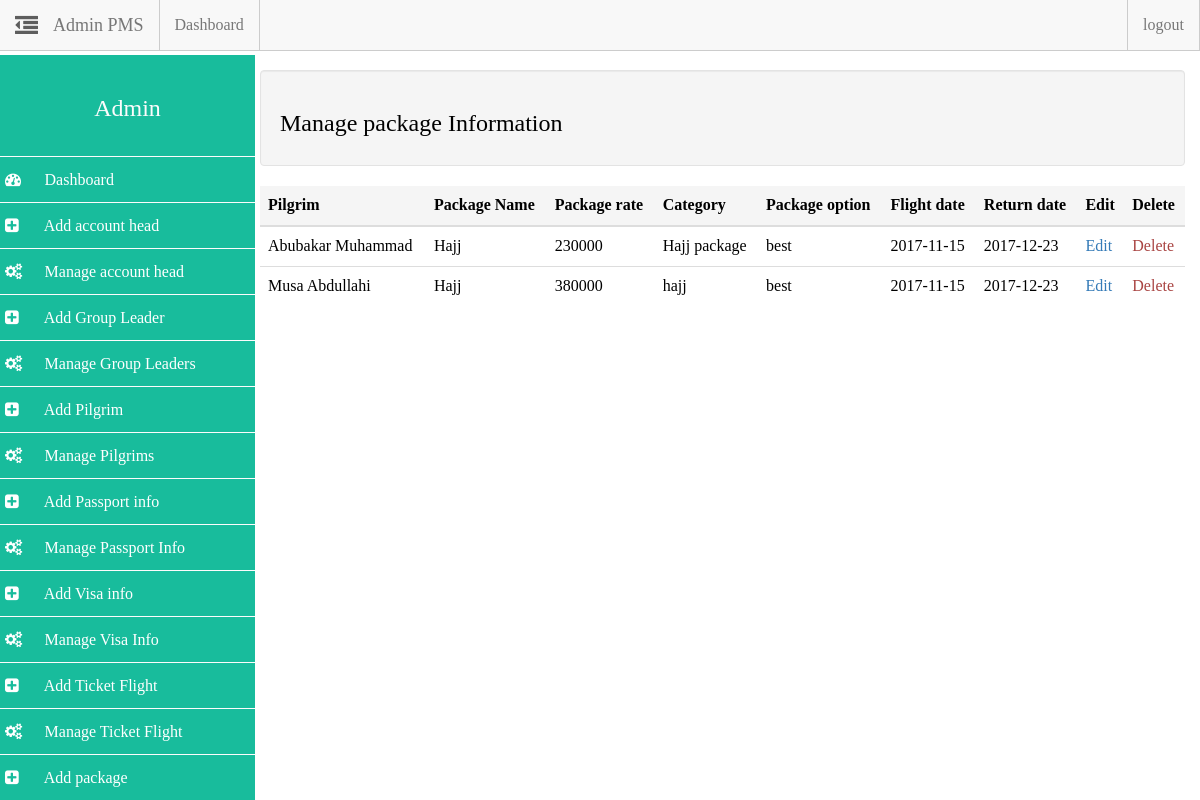
Page /admin/admin.php?action=manage_packages (signed in) on the committed database.
### tables this page shows
CREATE TABLE `package_info` (
  `pk_slno` int(12) NOT NULL,
  `pilgrim_id` int(12) NOT NULL,
  `pk_name` varchar(66) NOT NULL,
  `pk_rate` varchar(22) NOT NULL,
  `pk_cat` varchar(20) NOT NULL,
  `pk_option` varchar(22) NOT NULL,
  `fdate` date NOT NULL,
  `rdate` date NOT NULL
);

CREATE TABLE `pilgrim_info` (
  `pilgrim_id` int(14) NOT NULL,
  `p_name` varchar(255) DEFAULT NULL,
  `p_mobile` varchar(22) DEFAULT NULL,
  `p_mail` varchar(40) DEFAULT NULL,
  `p_address` varchar(200) DEFAULT NULL,
  `p_mstatus` varchar(22) DEFAULT NULL,
  `p_occupation` varchar(22) DEFAULT NULL,
  `p_age` varchar(22) DEFAULT NULL,
  `p_sex` varchar(22) DEFAULT NULL,
  `p_dob` date DEFAULT NULL,
  `p_police_station` varchar(33) DEFAULT NULL,
  `p_district` varchar(33) DEFAULT NULL,
  `p_fathers_name` varchar(100) DEFAULT NULL,
  `p_mother_name` varchar(100) DEFAULT NULL,
  `p_spouse_name` varchar(100) DEFAULT NULL,
  `p_mahrims_name` varchar(100) DEFAULT NULL,
  `p_nid_no` varchar(22) DEFAULT NULL,
  `p_img` text,
  `p_nationality` varchar(33) DEFAULT NULL,
  `gl_id` int(11) DEFAULT NULL,
  `username` varchar(255) NOT NULL,
  `password` varchar(255) NOT NULL
);

### admin/includes/manage_packages.php (the view)
<div class="row">
	<div class="col-md-12">
		<div class="well">
			<h3>Manage package Information</h3>
		</div>
	</div>
</div>
<?php $q = mysqli_query($dbc, "SELECT * FROM package_info"); ?>
<div class="row">
	<div class="col-md-12">
		<?php if (mysqli_num_rows($q) > 0): ?>
			<table class="table">
				<thead>
					<tr class="active">
						<th>Pilgrim</th>
						<th>Package Name</th>
						<th>Package rate</th>
						<th>Category</th>
						<th>Package option</th>
						<th>Flight date</th>
						<th>Return date</th>
						<th>Edit</th>
						<th>Delete</th>
					</tr>
				</thead>
				<tbody>
					<?php while($row = mysqli_fetch_array($q)): ?>
					<tr>
						<td>
							<?php
								$gp = mysqli_query($dbc, "SELECT p_name FROM pilgrim_info WHERE pilgrim_id=".$row["pilgrim_id"]);
								$arr = mysqli_fetch_array($gp);
								echo $arr["p_name"];
							?>
						</td>
						<td><?php  echo $row["pk_name"]; ?></td>
						<td><?php  echo $row["pk_rate"]; ?></td>
						<td><?php  echo $row["pk_cat"]; ?></td>
						<td><?php  echo $row["pk_option"]; ?></td>
						<td><?php  echo $row["fdate"]; ?></td>
						<td><?php  echo $row["rdate"]; ?></td>
						<td><a href="admin.php?action=edit_package&id=<?php echo $row['pk_slno'] ?>">Edit</a></td>
						<td><a class="text-danger" href="admin.php?action=delete_package&id=<?php echo $row['pk_slno'] ?>">Delete</a></td>
					</tr>
					<?php endwhile; ?>
				</tbody>
			</table>
		<?php endif ?>
	</div>
</div>

### assets/css/styles.css (style rules this page uses)
html { color: #222; font-size: 1em; line-height: 1.4; }
body { padding-top: 55px; font-family: ubuntu; font-size: 100%; color: #000 !important; }

### assets/css/sidebar.css (style rules this page uses)
* { box-sizing: border-box; -webkit-box-sizing: border-box; -moz-box-sizing: border-box; }
body { padding-top: 55px; }

### rows in the picture
package_info: pilgrim.p_name "Abubakar Muhammad", pk_name "Hajj", pk_rate "230000", pk_cat "Hajj package", pk_option "best", fdate "2017-11-15", rdate "2017-12-23"
package_info: pilgrim.p_name "Musa Abdullahi", pk_name "Hajj", pk_rate "380000", pk_cat "hajj", pk_option "best", fdate "2017-11-15", rdate "2017-12-23"
